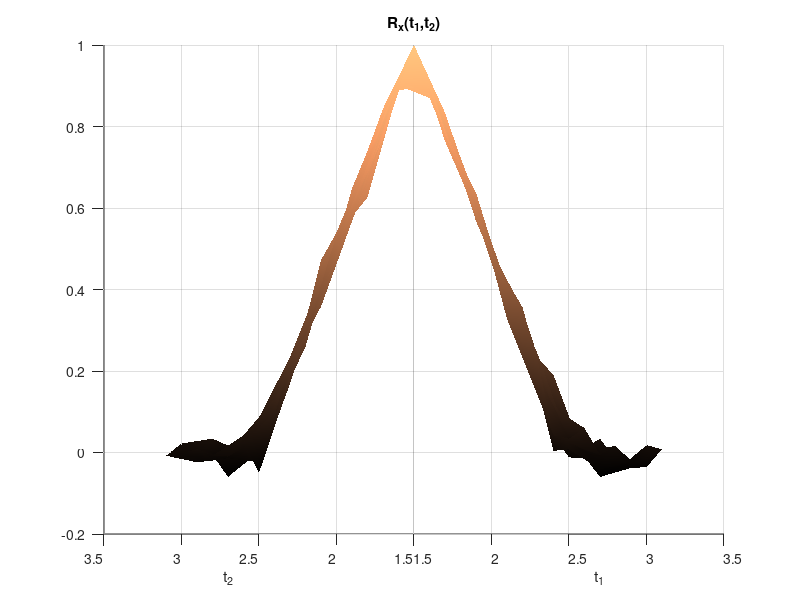

MATLAB code for this plot:
%% EE 306 : Random Process Examples
% Three examples given in the lectures are examined with MATLAB. 
%



%%  Example 1: Constant Amplitude, Random Phase Cosine
% The random process _x(t)_ is defined as follows:
% 
% $$ x(t) = A \cos(w_0t + \Theta)$$
%
% Here $\Theta$ is the only random variable which is uniformly distributed
% in $[0,2\pi)$. 
%
%
% To generate this process, we do the following:

% Set frequency and time vector
w0 = 2*pi*1/3; %frequency is 1/3 Hz
t = 0:1/10:10; %time runs from 0 to 10 seconds with 0.1 sec. increments

%%Generate a few realizations and show them
for k=1:8, 
    Th=2*pi*rand(1);
    plot(t,cos(w0*t+Th)), hold all;
end;
hold off; 
grid on; axis([0 10 -2 2]) 
title(['Realizations of the process x(t)' char(10) ...
       '(Example 1: Random Phase Constant Envolope Cosine']);
xlabel('t (sec.)');
ylabel('Volt');
%%
% Now let's collect some statistics about this process

%--------
% First order pdf description
%--------

t1 = 0.5; %arbitrarily selected as 0.5
MCnum = 10e3; %Monte Carlo number
xt1 = zeros(1,MCnum);
for k=1:MCnum, 
    xt1(k)=cos(w0*t1+2*pi*rand(1)); 
    %xt1(k) is the value of k'th realization at t=t1
end; 

% This way of generating xt1 vector is OK, but it is a poor Matlab practice. 
% Avoid using for loop as much as you can! (For loops are slow!)

%%
% Instead we could have written the following:

t1 = 0.5; %arbitrarily selected as 0.5
MCnum = 10e3; %Monte Carlo Number
xt1=cos(w0*t1+2*pi*rand(1,MCnum)); 

%%
%Lets generate the histogram of collected data
hist(xt1,100), grid on; %shows the histogram

%%
%Lets try to superpose the analytical result calculated in the lecture 
%on the histogram
%%
% 1st order pdf derived in the lecture:
%%
% $$ f_{x(t_1)}(x_1) = \frac{1}{\pi\sqrt{1-x_1^2}}
% $$
%%

[N,X]= hist(xt1,100); %Do not show the histogram
bar(X,N/MCnum); grid on; hold all; %Normalize to compare with pdf and show
DeltaX = X(2)-X(1); %This is width of each bin in the histogram
myfunc = inline('1/pi./sqrt(1-x1.^2)'); %Analytical result
plot(X,myfunc(X)*DeltaX,'r','linewidth',3); hold off;
legend('Histogram','Analytical Result From Lectures');
title(['Example 1 : Statistics for x_1 = x(' num2str(t1) ')']);
xlabel('x_1');
%%

% We have a very good fit! Theory works :)
%


%%
% Let's repeat the same test for another time instant
%
% 

t1 = 1.92; %Time instant is changed
xt1=cos(w0*t1+2*pi*rand(1,MCnum)); 
[N,X]= hist(xt1,100); 
bar(X,N/MCnum); grid on; hold all;
DeltaX = X(2)-X(1); %This is width of each bin in the histogram
myfunc = inline('1/pi./sqrt(1-theta.^2)');
plot(X,myfunc(X)*DeltaX,'r','linewidth',3); hold off;
legend('Histogram','Analytical Result From Lectures');
title(['Example 1 : Statistics for x_1 = x(' num2str(t1) ')']);
xlabel('x_1');
%%

% The histogram seems to be unchanged! 
% 
% (This should be the case, since this process is 1st order stationary)
%

%%
%-------
% Second order pdf description
%------

MCnum=40e3;
t1 = 0.5; t2 = 0.57; %Select two time instants
xt12=cos(w0*repmat([t1 t2],MCnum,1)+2*pi*repmat(rand(MCnum,1),1,2)); 

hist3(xt12,[50 50]); %draw joint histogram
view(-19,26); %set view angle
xlabel('x_1=x(t_1)'); ylabel('x_2=x(t_2)'); 
title('Histogram for joint distribution of x_1 and x_2')
%%
%%

% You can rotate this distribution with the 
% rotation tool (on the toolbar of MATLAB figure) 
% 
%
% Note that the joint pdf contains two ridges connecting (-1,-1) and (1,1)
% points.  It is as if there are two layers of walls (extra safe chinese 
% walls) separating the square of [-1,1] x [-1,1] into North-West and
% South-East parts.
% 

%%
% This is indeed what we expect since,
% the first observation, 
%%
% $$x_1 = \cos(w_0t_1 + \Theta),$$
%
% 
% gives us two possible solutions for $\Theta$. They are 
%% 
% $$\Theta_1 = \cos^{-1}(x_1) - w_0t_1 $$
%
%  and
%
% $$\Theta_2 = -\cos^{-1}(x_1) - w_0t_1 $$
%
%
% Then 
%%
% $$ f_{x(t_2) | x(t_1)} (x_2|x_1) = \frac{1}{2}
%  \left( \delta( x_2 - 
%   \cos(w_0t_2+ 
%   \underbrace{\cos^{-1}(x_1) - w_0t_1}_{\Theta_1})
%   + \ldots
%   \right. $$
%%
% $$ 
%   \left.  \delta( x_2 - 
%   \cos(w_0t_2 \underbrace{-\cos^{-1}(x_1) - w_0t_1}_{\Theta_2})
% \right)
% $$
%%
% and then the joint density is 
%%
% $$ f_{x(t_1),x(t_2)}(x_1,x_2) = f_{x(t_2) | x(t_1)} (x_2|x_1)
% f_{x(t_1)}(x_1) 
% $$
%%
% or 
%%
% $$ f_{x(t_1),x(t_2)}(x_1,x_2) = f_{x(t_2) | x(t_1)} (x_2|x_1)
% \frac{1}{\pi\sqrt{1-x_1^2}}
% $$
%%
% This is what we should see when you look at the double layered chinese 
% wall picture!
%

%%  Example 2: Binary Transmitter with zero timing offset
% The random process _x(t)_ is defined as follows:
% 
% $$ x(t) = \sum_k a_k p(t-kT) $$
%
% Here $a_k$ is the random variable which is either 1 or -1 with equal
% probability. Also $a_k$ is independent from $a_l$ when k is not equal l. 
% Hence $a_k$ is i.i.d. Bernoulli distributed. 
% 
% As usual p(t) is the rectangle pulse of T seconds
% p(t) = u(t) - u(t-T); (u(t) is the unit step function)
%
%%
%To generate this process, we do the following:

%Set symbol period and time vector
T = 1; % T = 1 sec.(each symbol is transmitted for the duration of 1 sec.)
t = 0:1/10:9.9; %time runs from 0 to 9.9 seconds with 0.1 sec. increments
                %a total of 10 symbols are transmitted 

                %%Generate a few realizations and show them
for k=1:4, 
    aks=round(rand(1,10))*2-1,
    p=ones(1,10);
    out = conv(p,upsample(aks,10)); out=out(1:100);
    plot(t,out), hold all;
end;
hold off; 
grid on; axis([0 10 -2 2]) 
title(['Realizations of the process x(t)' char(10) ...
       '(Example 2: Binary Transmitter with no timing offset']);
xlabel('t (sec.)');
ylabel('Volt');

%The following is the randomly selected 1 or -1's for 4 realizations:
%%
% Now let's collect some statistics about this process.

%--------
% First order pdf description
%--------
t1 = 0.5; %arbitrarily selected as 0.5
MCnum = 1e3; %Monte Carlo Number
xt1=zeros(1,MCnum);
for k=1:MCnum,
    aks=round(rand(1,10))*2-1;
    out = conv(p,upsample(aks,10)); out=out(1:100);
    xt1(k)=out(round(t1*10));
end;

%%
%Lets generate the histogram of collected data
hist(xt1,100), grid on; %shows the histogram
legend('Histogram');
title(['Example 2 : Statistics for x_1 = x(' num2str(t1) ')']);
xlabel('x_1');

%%
% Let's repeat the same test for another time instant
%
t1 = 3.52; %arbitrarily selected as 0.5
MCnum = 1e3; %Monte Carlo Number
xt1=zeros(1,MCnum);
for k=1:MCnum,
    aks=round(rand(1,10))*2-1;
    out = conv(p,upsample(aks,10)); out=out(1:100);
    xt1(k)=out(round(t1*10));
end;
hist(xt1,100), grid on;
legend('Histogram');
title(['Example 2 : Statistics for x_1 = x(' num2str(t1) ')']);
xlabel('x_1');
%%
% In lectures, we have found the distribution as the two Dirac delta 
% functions located at -1 and 1, which is the case!
% 
%%

%%
%-------
% Second order pdf description
%------

MCnum=1e3;
t1 = 1.9; t2 = 2.2; %Select two time instants
xt12=zeros(MCnum,2);
for k=1:MCnum,
    aks=round(rand(1,10))*2-1;
    out = conv(p,upsample(aks,10)); out=out(1:100);
    xt12(k,:)=out(round([t1;t2]*10));
end;

hist3(xt12,[50 50]); %draw joint histogram
view(-19,26); %set view angle
xlabel('x_1=x(1.9)'); ylabel('x_2=x(2.2)'); 
title(['Histogram for joint distribution of x_1 and x_2' char(10) ...
       '(t_1 and t_2 are NOT in the same symbol interval)'])
%%
% The picture above matches the picture drawn in the lecture
% for the case of ``far away'' sampling times!
%%

%Let's bring the sampling times closer
%
MCnum=1e3;
t1 = 1.5; t2 = 1.8; %within the same symbol interval
xt12=zeros(MCnum,2);
for k=1:MCnum,
    aks=round(rand(1,10))*2-1;
    out = conv(p,upsample(aks,10)); out=out(1:100);
    xt12(k,:)=out(round([t1;t2]*10));
end;

hist3(xt12,[50 50]); %draw joint histogram
view(-19,26); %set view angle
xlabel('x_1=x(1.5)'); ylabel('x_2=x(1.8)'); 
title(['Histogram for joint distribution of x_1 and x_2' char(10) ...
       '(t_1 and t_2 are in the same symbol interval)'])
%%
% Conclusion: This process is not 2nd order stationary 
% (Also see your lecture notes!)
%

%%  Example 3: Binary Transmitter with timing offset
% The random process _x(t)_ is defined as follows:
% 
% $$ x(t) = \sum_k a_k p(t-kT -\epsilon) $$
%
% Here $a_k$ is the random variable which is either 1 or -1 with equal
% probability. Also $a_k$ is independent from $a_l$ when k is not equal l. 
% Hence $a_k$ is i.i.d. Bernoulli distributed. 
%
% \epsilon is timing offset and it is uniformly distributed in [0,T)
%
% As usual p(t) is the rectangle pulse of T seconds
% p(t) = u(t) - u(t-T); (u(t) is the unit step function)
%
% Note that when \epsilon = 0, this example reduces to Example 2. 
%
%%
%To generate this process, we do the following:

%Set symbol period and time vector
T = 1; % T = 1 sec.(each symbol is transmitted for the duration of 1 sec.)
Delta = 1/100; % Delta = Step size for offsets
t = 0:Delta:10-Delta; %time runs from 0 to 10 seconds with Delta sec. increments
                %a total of 10 symbols are transmitted 

                %%Generate a few realizations and show them
for k=1:4, 
    aks=round(rand(1,10))*2-1;
    epsi=floor(T*rand(1)/Delta); %epsilon (offset) is a multiple of Delta!
    [epsi*Delta aks], %Show epsilon and bits
    p=ones(1,1/Delta);
    out = conv(p,upsample(aks,1/Delta)); out=out(1:1/Delta*10);
    out = out(epsi+1:end);  %cut the beginning depending on the offset
    plot(t(1:length(out)),out), hold all;
end;
hold off; 
grid on; axis([0 10 -2 2]) 
title(['Realizations of the process x(t)' char(10) ...
       '(Example 3: Binary Transmitter with uniformly distributed timing offset']);
xlabel('t (sec.)');
ylabel('Volt');

%The following is the randomly selected epsilon and bits (1 or -1) for 4 realizations:
%%
% Now let's collect some statistics about this process.

%--------
% First order pdf description
%--------
t1 = 2.5; %arbitrarily selected as 0.5
MCnum = 1e3; %Monte Carlo Number
xt1=zeros(1,MCnum);
for k=1:MCnum,
    aks=round(rand(1,10))*2-1;
    epsi=floor(T*rand(1)/Delta); %epsilon (offset) is a multiple of Delta!
    out = conv(p,upsample(aks,1/Delta)); out=out(1:1/Delta*10);
    out = out(epsi+1:end);  %cut the beginning depending on the offset
    xt1(k)=out(round(t1/Delta));
end;

%%
%Lets generate the histogram of collected data
hist(xt1,100), grid on; %shows the histogram
legend('Histogram');
title(['Example 2 : Statistics for x_1 = x(' num2str(t1) ')']);
xlabel('x_1');

%%
% The result is the same as the one of Example 2. (No surprises here.)
% 
%%

%%
%-------
% Second order pdf description
%------

MCnum=1e3;
t1 = 1.9; t2 = 2.2; %Select two time instants
xt12=zeros(MCnum,2);
for k=1:MCnum,
    aks=round(rand(1,10))*2-1;
    epsi=floor(T*rand(1)/Delta); %epsilon (offset) is a multiple of Delta!
    out = conv(p,upsample(aks,1/Delta)); out=out(1:1/Delta*10);
    out = out(epsi+1:end);  %cut the beginning depending on the offset
    xt12(k,:)=out(round([t1;t2]/Delta));
end;

hist3(xt12,[50 50]); %draw joint histogram
view(-19,26); %set view angle
xlabel('x_1=x(1.9)'); ylabel('x_2=x(2.2)'); 
title(['Histogram for joint distribution of x_1 and x_2' char(10) ...
       '(t_1 and t_2 are NOT in the same symbol interval)'])
%%
% We should observe that the result abobe differs from the one given in Example 2. 
%
%%

%Let's try the other sampling times that we have tested in Example 2.
%
MCnum=1e3;
t1 = 1.5; t2 = 1.8; 
xt12=zeros(MCnum,2);
for k=1:MCnum,
    aks=round(rand(1,10))*2-1;
    epsi=floor(T*rand(1)/Delta); %epsilon (offset) is a multiple of Delta!
    out = conv(p,upsample(aks,1/Delta)); out=out(1:1/Delta*10);
    out = out(epsi+1:end);  %cut the beginning depending on the offset
    xt12(k,:)=out(round([t1;t2]/Delta));
end;

hist3(xt12,[50 50]); %draw joint histogram
view(-19,26); %set view angle
xlabel('x_1=x(1.5)'); ylabel('x_2=x(1.8)'); 
title(['Histogram for joint distribution of x_1 and x_2' char(10) ...
       '(t_1 and t_2 are in the same symbol interval)'])
%%
% Conclusion: 2nd order pdf's at two different sets of time instants 
% with t2-t1=0.3 are identical.
%
% This is indeed expected. Due to the timing offset, the time origin
% of the process is lost. In other words, there can be a 
% ``transition" at any time; you can not say that there is so many seconds till 
% the next tranmission with this process. Hence, the depence 
% is broken, the process is stationary in the strict sense!
%

%%
%-------
% Second Momement Statistics : Auto-correlation
%------
%
%Let's try to estimate the auto-correlation of this process:
%

MCnum=1e3;
t1vec = 1.9:0.1:3.5; t2vec=1.9:0.1:3.5;

Rx = zeros(length(t1vec),length(t2vec));
indt1=0; indt2=0;
for t1=t1vec,
indt1 = indt1 + 1;
    indt2 = 0;
    for t2=t2vec,
        indt2=indt2+1;
        xt12=zeros(MCnum,2);
        for k=1:MCnum,
            aks=round(rand(1,10))*2-1;
            epsi=floor(T*rand(1)/Delta); %epsilon (offset) is a multiple of Delta!
            out = conv(p,upsample(aks,1/Delta)); out=out(1:1/Delta*10);
            out = out(epsi+1:end);  %cut the beginning depending on the offset
            xt12(k,:)=out(round([t1;t2]/Delta));
        end;
        Rx(indt1,indt2) = sum(xt12(:,1).*xt12(:,2))/MCnum;
    end;
end;
[X,Y] = meshgrid(t1vec,t2vec);
surf(X,Y,Rx); xlabel('t_1'); ylabel('t_2'); title('R_x(t_1,t_2)');
shading interp; colormap('copper');  
view(-24,28);

%%
% The picture shows the auto-correlation function Rx(t1,t2) for different
% values of t1 and t2
% 
% Can you see that Rx(t1,t2) depends only on the difference of indices, i.e. 
% t1-t2 from  this picture ? 
%
%
% Let's view the same picture from a different angle.
%%

[X,Y] = meshgrid(t1vec,t2vec);
surf(X,Y,Rx); xlabel('t_1'); ylabel('t_2'); title('R_x(t_1,t_2)');
shading interp; colormap('copper');  
view(-45,0);

%%
% This picture is from a degenerate angle; because of that t1 and t2 
% axis overlap. (This what you should see if you sit at the same
% level with ``hill'' in the figure (zero elevation angle) at a large distance.) 
% 
% The picture looks like the result that we have derived in the lecture. 
% It should be the identical to the result given the lecture if we increase
% the number of Monte Carlo simulations to infinity. 
%%

